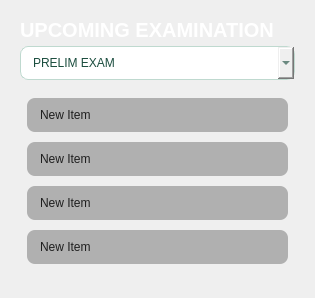
                          <widget class="QWidget" name="tab">
                           <attribute name="title">
                            <string>Page</string>
                           </attribute>
                           <layout class="QGridLayout" name="gridLayout_2">
                            <item row="0" column="0">
                             <widget class="QFrame" name="frame_71">
                              <property name="sizePolicy">
                               <sizepolicy hsizetype="Expanding" vsizetype="Expanding">
                                <horstretch>0</horstretch>
                                <verstretch>0</verstretch>
                               </sizepolicy>
                              </property>
                              <property name="minimumSize">
                               <size>
                                <width>0</width>
                                <height>0</height>
                               </size>
                              </property>
                              <property name="styleSheet">
                               <string notr="true">background-color: none;
border: none;</string>
                              </property>
                              <property name="frameShape">
                               <enum>QFrame::StyledPanel</enum>
                              </property>
                              <property name="frameShadow">
                               <enum>QFrame::Raised</enum>
                              </property>
                              <layout class="QGridLayout" name="gridLayout_72">
                               <item row="0" column="0">
                                <widget class="QLabel" name="label_69">
                                 <property name="sizePolicy">
                                  <sizepolicy hsizetype="Expanding" vsizetype="Preferred">
                                   <horstretch>0</horstretch>
                                   <verstretch>0</verstretch>
                                  </sizepolicy>
                                 </property>
                                 <property name="minimumSize">
                                  <size>
                                   <width>275</width>
                                   <height>20</height>
                                  </size>
                                 </property>
                                 <property name="maximumSize">
                                  <size>
                                   <width>10000000</width>
                                   <height>20</height>
                                  </size>
                                 </property>
                                 <property name="styleSheet">
                                  <string notr="true">QLabel {
    background: none;
    color: white; /* Darker shade of blue */
    font-size: 20px;
    font-weight: 900; /* Extra Bold */
    font-family: &quot;Poppins&quot;, &quot;Arial&quot;, &quot;Helvetica&quot;, sans-serif;
    border: none;
    text-align: center;
}</string>
                                 </property>
                                 <property name="text">
                                  <string>UPCOMING EXAMINATION</string>
                                 </property>
                                </widget>
                               </item>
                               <item row="2" column="0">
                                <widget class="QListWidget" name="upcoming_exam_dashboard">
                                 <property name="styleSheet">
                                  <string notr="true">QListView {
    background-color: transparent; /* Light background color for the list view */
    border-radius: 10px; /* Rounded corners */
    padding: 5px;
    border: 2px solid transparent; /* Match background */
}

QListView::item {
    background-color: #B0B0B0; /* Gray background for items */
    color: #1E1E1E; /* Dark gray text */
    font-size: 20px;
    font-family: Arial, Helvetica, sans-serif;
    border-radius: 8px;
    padding: 10px;
    margin: 5px 0;
}

</string>
                                 </property>
                                 <item>
                                  <property name="text">
                                   <string>New Item</string>
                                  </property>
                                 </item>
                                 <item>
                                  <property name="text">
                                   <string>New Item</string>
                                  </property>
                                 </item>
                                 <item>
                                  <property name="text">
                                   <string>New Item</string>
                                  </property>
                                 </item>
                                 <item>
                                  <property name="text">
                                   <string>New Item</string>
                                  </property>
                                 </item>
                                </widget>
                               </item>
                               <item row="1" column="0">
                                <widget class="QComboBox" name="filter_upcoming">
                                 <property name="sizePolicy">
                                  <sizepolicy hsizetype="Expanding" vsizetype="Fixed">
                                   <horstretch>0</horstretch>
                                   <verstretch>0</verstretch>
                                  </sizepolicy>
                                 </property>
                                 <property name="styleSheet">
                                  <string notr="true">QComboBox {
    background: qlineargradient(x1:0, y1:0, x2:1, y2:1, 
                stop:0 #E9F3F0, stop:1 #D4EAE4);  /* Smooth gradient */
    color: #1B4D3E;                                /* Dark green text */
    border: 1px solid #BFD9CF;                     /* Softer border */
    border-radius: 8px;                            /* Rounded corners */
    padding: 8px 12px;                             /* Spacious padding */
    font: bold 13px &quot;Segoe UI&quot;;                     /* Sleek font */
    selection-background-color: #BFD9CF;            /* Highlight color */
    selection-color: #02281A;                      /* Selection text color */
    transition: background 0.3s ease;               /* Smooth transition */
}

QComboBox:hover {
    background: #D4EAE4;                           /* Softer hover effect */
    border: 1px solid #A3C9B9;                     /* Subtle border change */                              /* Wider dropdown button */
}

QComboBox QAbstractItemView {
    background: #E9F3F0;                           /* Light dropdown background */
    color: #1B4D3E;                                /* Dark green text */
    border: 1px solid #BFD9CF;
    border-radius: 8px;                            /* Rounded corners */
    selection-background-color: #BFD9CF;            /* Selection color */
    selection-color: #02281A;                      /* Selection text color */
    padding: 4px;                                  /* Space around items */
}
</string>
                                 </property>
                                 <item>
                                  <property name="text">
                                   <string>PRELIM EXAM</string>
                                  </property>
                                 </item>
                                 <item>
                                  <property name="text">
                                   <string>MIDTERM EXAM</string>
                                  </property>
                                 </item>
                                 <item>
                                  <property name="text">
                                   <string>FINAL EXAM</string>
                                  </property>
                                 </item>
                                </widget>
                               </item>
                              </layout>
                             </widget>
                            </item>
                           </layout>
                          </widget>
